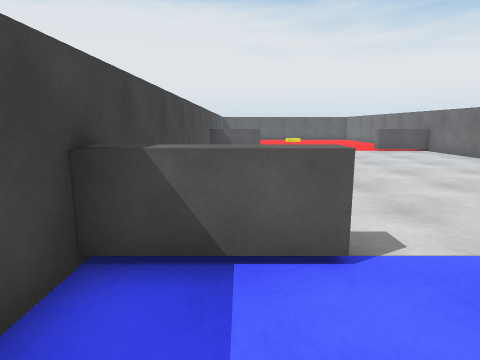
View 1 (above)

12 first-person views from a walk through a 3-D level made in the Unity game engine. The camera is 1.3 m above the floor, tilts 10° down and sees 75° across. The floor is counted in squares, 1 m on a side. Each view is taken from the middle of a square. On the plan, view 1 faces up. The plan holds only what a view shows up to about 14 squares ahead; the rest is blank. The place goes on beyond the plan. The player character is not drawn.

View 2
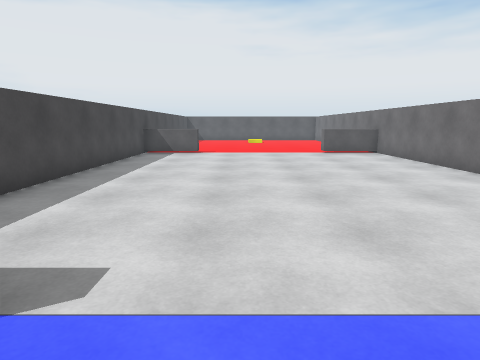

View 3
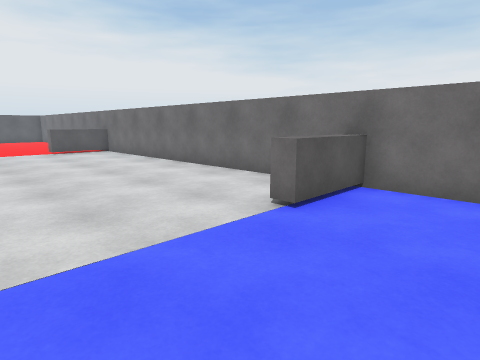

View 4
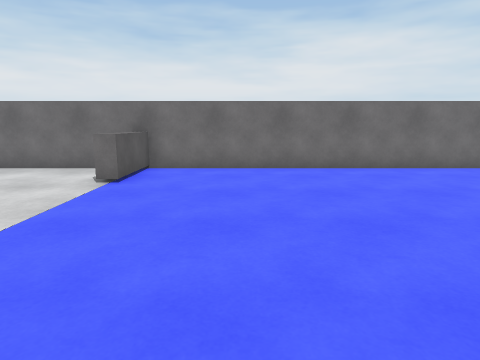

View 5
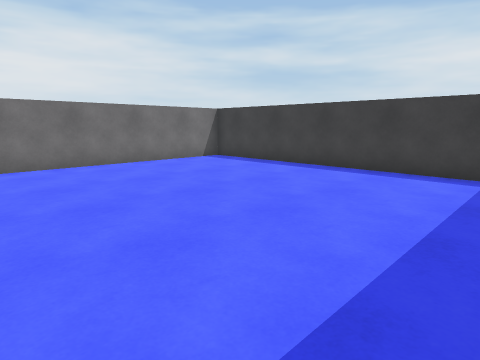

View 6
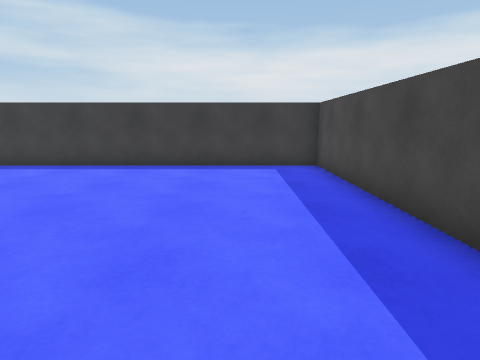

View 7
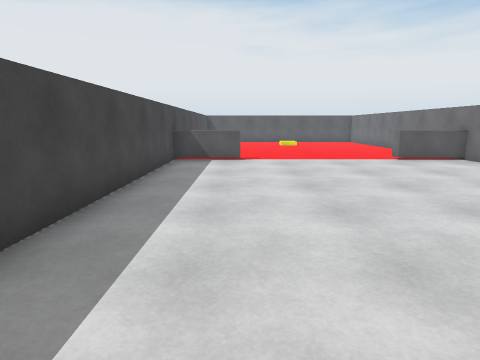

View 8
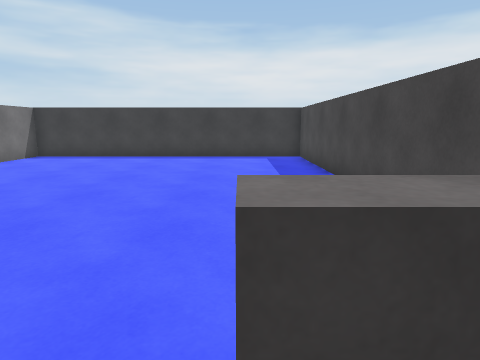

View 9
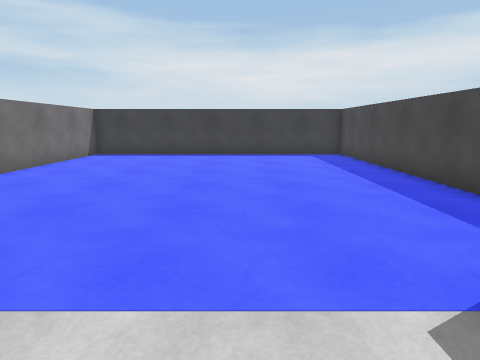

View 10
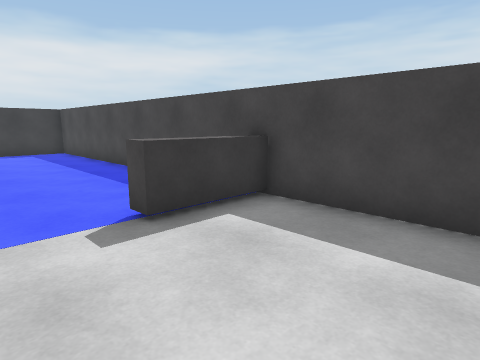

View 11
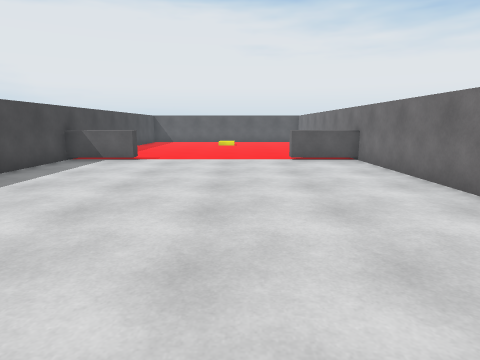

View 12
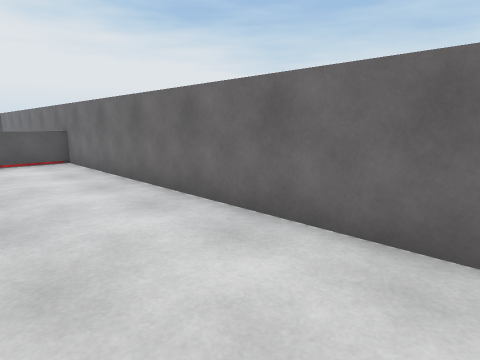

### Floor plan
Points are (right, up) in squares from view 1. A wall is a line through its corners. A room is listed if a view was taken in it or the views show most of it. See-through windows are left out.
Room 1 (views 1, 2, 3, 4, 5, 6, 7, 8, 9, 10, 11, 12)
walls: (-1.5, 3.2) (1, 3.2) (1, 2.7) (-1.5, 2.7); (9.5, 2.7) (7, 2.7) (7, 3.2); (1, 16.2) (1, 15.7) (-1.5, 15.7); (9.5, 15.7) (7, 15.7) (7, 16.2); (-1.5, 18.2) (-1.5, -9) (9.4, -9) (9.4, 18.5)

Positions as (right, up) in squares from view 1, and headings:
1: (0, 0), facing up
2: (3, 1), facing up
3: (3, 0), facing up-right
4: (0, 0), facing right
5: (-1, 0), facing down-right
6: (1, 1), facing down
7: (1, 4), facing up
8: (1, 4), facing down
9: (3, 5), facing down
10: (3, 7), facing down-left
11: (5, 4), facing up
12: (6, 4), facing up-right
